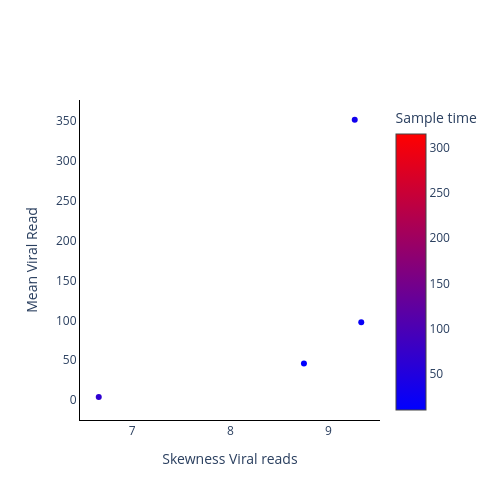

Source (notebook cell):
### Code cell
fig = go.Figure()

fig.add_trace(
    go.Scatter(
        y=np.mean(vr_values[0, :, :], axis=1).tolist(),
        x=skews,
        mode='markers',
        name='Mean Viral Read',
        marker_color=sample_points,
        marker_colorscale='BlueRed',
        marker_colorbar_title=dict(
            text='Sample time',
            side='top'),
        marker_showscale=True,
        showlegend=False,
    )
)

# Add axis labels
fig.update_layout(
    width=500, 
    height=500,
    plot_bgcolor='white',
    xaxis=dict(
        linecolor='black',
        title = 'Skewness Viral reads'
        ),
    yaxis=dict(
        linecolor='black',
        title = 'Mean Viral Read')
    )

fig.write_image('images/Mean_vs_Skewness_Viral_Read.pdf')
fig.show()

### Figure 1 — Plotly figure (JSON) as saved in the notebook; plotly's stock layout.template omitted (floating-point values rounded to 4 significant figures)
{"data": [{"marker": {"color": [10, 20, 30, 65, 115, 165, 215, 265, 315], "colorbar": {"title": {"side": "top", "text": "Sample time"}}, "colorscale": [[0, "rgb(0,0,255)"], [1, "rgb(255,0,0)"]], "showscale": true}, "mode": "markers", "name": "Mean Viral Read", "showlegend": false, "type": "scatter", "x": [8.751, 9.336, 9.269, 6.658, NaN, NaN, NaN, NaN, NaN], "y": [46.04, 97.61, 350.9, 4.147, 0, 0, 0, 0, 0]}], "layout": {"height": 500, "plot_bgcolor": "white", "width": 500, "xaxis": {"linecolor": "black", "title": {"text": "Skewness Viral reads"}}, "yaxis": {"linecolor": "black", "title": {"text": "Mean Viral Read"}}}}
